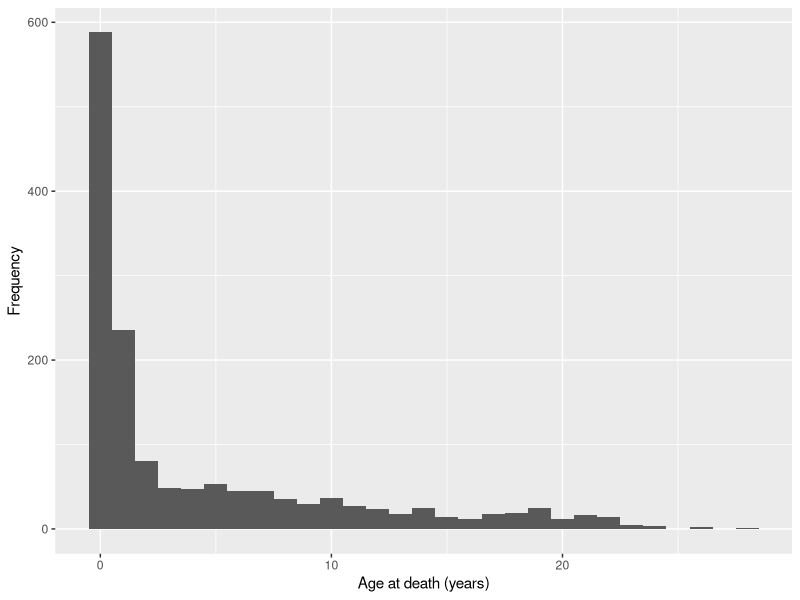
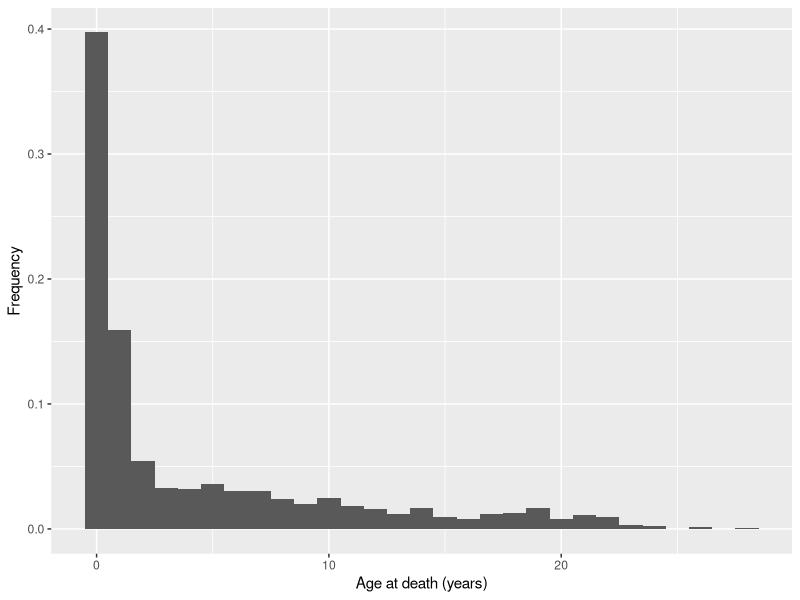
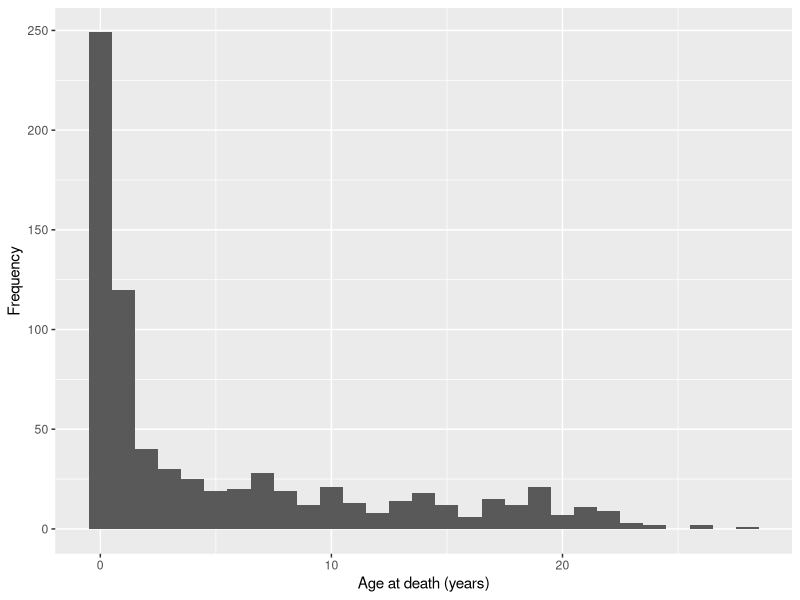
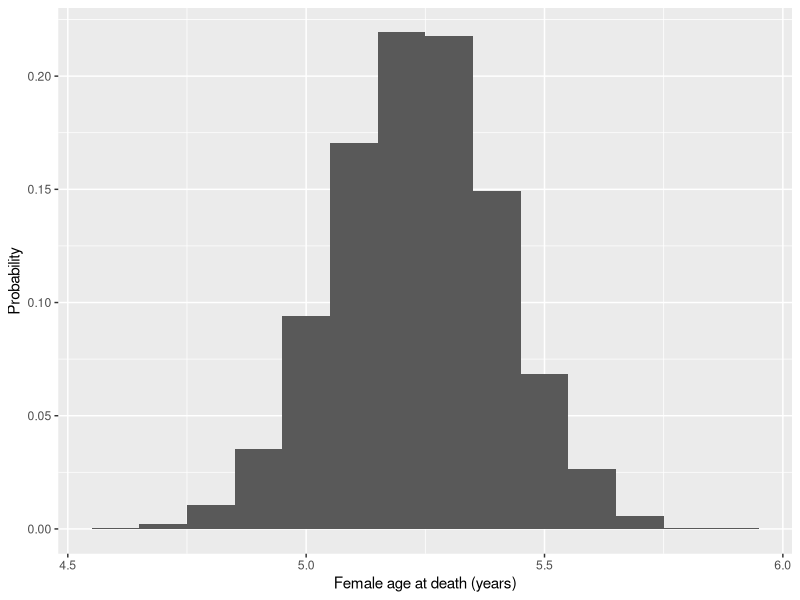
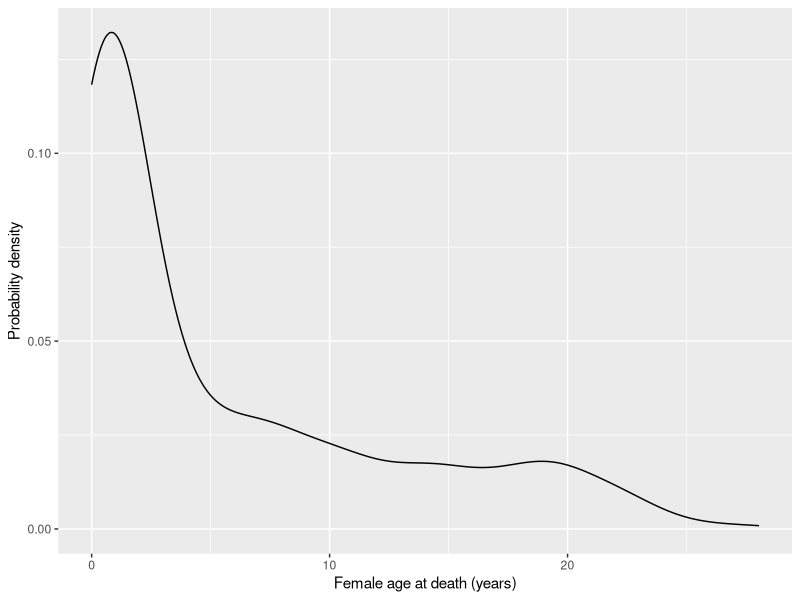

Recreate these plots in R, in order.
## ---- chunk 1
# set working directory for all chunks in this file (default working directory is wherever Rmd file is)
getwd()
library(tidyverse)
## ---- chunk 2
# Importing data
cayo <- read.csv("cayo.csv",header=TRUE)

# viewing the structure of the data
str(cayo)
head(cayo)
## ---- chunk 3
# plotting counts, the function floor() rounds variable to the smallest whole number
p1 <- ggplot(cayo,aes(x=floor(age_at_death))) +
  geom_histogram(binwidth = 1) +
  xlab("Age at death (years)") +
  ylab("Frequency")
p1

# plotting proportions, ..count.. tallies the number of observations per unit (bin) on the x-axis from left to right.
p2 <- ggplot(cayo,aes(x=floor(age_at_death))) +
   geom_histogram(aes(y=..count../sum(..count..)),binwidth = 1) +
   xlab("Age at death (years)") +
   ylab("Frequency")
p2
## ---- chunk 4
# Estimating mean and sd population parameters for age at death
# mean age at death
mu <- mean(cayo$age_at_death)
mu

# standard deviation of age at death
sigma <- sd(cayo$age_at_death)
sigma
## ---- chunk 5
# checking the levels in the variable sex
levels(as.factor(cayo$sex))
## ---- chunk 6
# Estimating the mean age at death and its sd for females
# filtering by females
fem <- filter(cayo,sex=="f")
str(fem)

# mean age at death of females
m_fem <- mean(fem$age_at_death)
m_fem

# standard deviation for females
s_fem <- sd(fem$age_at_death)
s_fem
## ---- chunk 7
# plotting counts
p3 <- ggplot(fem,aes(x=floor(age_at_death))) +
  geom_histogram(binwidth = 1) +
  xlab("Age at death (years)") +
  ylab("Frequency")
p3
## ---- chunk 8
# sample() allows to randomly sample a dataframe
# creating a new object to add the 10,000 sample statistics
r500 <- NULL 

# loop for sampling 500 females at random and estimate the mean age at death
for(i in 1:10000){
  temporarySample <- sample(floor(fem$age_at_death), size = 500,
                                   replace = FALSE)
  r500[i] <- mean(temporarySample)
}

r500 <- as.data.frame(r500)

# viewing the new data frame created
#View(r500)

# plotting the sampling distribution
p4 <- ggplot(r500,aes(x=r500)) +
  geom_histogram(aes(y=..count../sum(..count..)),binwidth = .1) +
  xlab("Female age at death (years)") +
  ylab("Probability")
p4
## ---- chunk 9
# standard error of the mean
se_fem <- s_fem/sqrt(737)
se_fem
## ---- chunk 10
# probability density distribution for females
#geom_density() creates a smooth version of a histogram via kernel interpolation
p5 <- ggplot(fem,aes(age_at_death)) +
  geom_density() +
  xlab("Female age at death (years)") +
  ylab("Probability density")
p5

## ---- chunk 11
# Dying and surviving in a particular age are two mutually exclusive events; we either die or survive. Thus, if we know the probability of dying at a particular age, we can define the probability of not dying (i.e., surviving) at such age. Let’s estimate the probability of surviving for the most vulnerable ages; from birth to 2 years of age.
# frequency table of age at death of females
table(floor(fem$age_at_death))

# proportion of deaths during the first year of life
m0 <- 249/737
m0

# survival during the first year of life
s0 <- 1-m0
s0

# proportion of deaths during the second year of life
m1 <- 120/(737-249)
m1

# survival during the second year of life
s1 <- 1-m1
s1

# probability of surviving from birth to 2 years of age 
s0*s1
## ---- chunk 12
# Hurricane year dataframe for females
# filtering previously created fem dataframe by hurricane year
hurri <- filter(fem, treatment=="hurricane")
str(hurri)

# mean age at death of females
m_hurri <- mean(hurri$age_at_death)
m_hurri

# standard deviation for females
s_hurri <- sd(hurri$age_at_death)
s_hurri
## ---- chunk 13
# frequency table of age at death of females during hurricanes
table(floor(hurri$age_at_death))
## ---- chunk 14
# Hurricane proportions
# proportion of deaths during the first year of life
m0_hurri <- 16/52
m0_hurri

# survival during the first year of life
s0_hurri <- 1-m0_hurri
s0_hurri

# proportion of deaths during the second year of life
m1_hurri <- 10/(52-16)
m1_hurri

# survival during the second year of life
s1_hurri <- 1-m1_hurri
s1_hurri

# probability of surviving from birth to 2 years of age 
s0_hurri*s1_hurri
## ---- chunk 15
# Normal or control year dataframe for females
# filtering previously created fem dataframe by normal or control year
ctrl <- filter(fem, treatment=="control")
str(ctrl)

# mean age at death of females
m_ctrl <- mean(ctrl$age_at_death)
m_ctrl

# standard deviation for females
s_ctrl <- sd(ctrl$age_at_death)
s_ctrl
## ---- chunk 16
# frequency table of age at death of females during normal years
table(floor(ctrl$age_at_death))
## ---- chunk 17
# Hurricane proportions
# proportion of deaths during the first year of life
m0_ctrl <- 233/685
m0_ctrl

# survival during the first year of life
s0_ctrl <- 1-m0_ctrl
s0_ctrl

# proportion of deaths during the second year of life
m1_ctrl <- 110/(685-233)
m1_ctrl

# survival during the second year of life
s1_ctrl <- 1-m1_ctrl
s1_ctrl

# probability of surviving from birth to 2 years of age 
s0_ctrl*s1_ctrl
